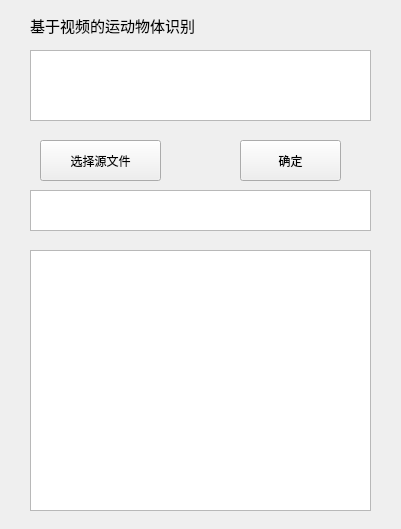
<?xml version="1.0" encoding="UTF-8"?>
<ui version="4.0">
 <class>Widget</class>
 <widget class="QWidget" name="Widget">
  <property name="geometry">
   <rect>
    <x>0</x>
    <y>0</y>
    <width>401</width>
    <height>529</height>
   </rect>
  </property>
  <property name="windowTitle">
   <string>Widget</string>
  </property>
  <widget class="QPushButton" name="chooseFileButton">
   <property name="geometry">
    <rect>
     <x>40</x>
     <y>140</y>
     <width>121</width>
     <height>41</height>
    </rect>
   </property>
   <property name="font">
    <font>
     <family>Microsoft YaHei UI</family>
     <pointsize>9</pointsize>
    </font>
   </property>
   <property name="text">
    <string>选择源文件</string>
   </property>
   <property name="autoDefault">
    <bool>true</bool>
   </property>
  </widget>
  <widget class="QGraphicsView" name="graphicsView">
   <property name="geometry">
    <rect>
     <x>30</x>
     <y>250</y>
     <width>341</width>
     <height>261</height>
    </rect>
   </property>
  </widget>
  <widget class="QLabel" name="label">
   <property name="geometry">
    <rect>
     <x>30</x>
     <y>0</y>
     <width>331</width>
     <height>51</height>
    </rect>
   </property>
   <property name="font">
    <font>
     <family>Microsoft YaHei</family>
     <pointsize>11</pointsize>
     <kerning>true</kerning>
    </font>
   </property>
   <property name="text">
    <string>基于视频的运动物体识别</string>
   </property>
  </widget>
  <widget class="QTextBrowser" name="showPath">
   <property name="geometry">
    <rect>
     <x>30</x>
     <y>50</y>
     <width>341</width>
     <height>71</height>
    </rect>
   </property>
   <property name="font">
    <font>
     <family>Microsoft YaHei</family>
     <pointsize>8</pointsize>
    </font>
   </property>
  </widget>
  <widget class="QPushButton" name="Confirm">
   <property name="geometry">
    <rect>
     <x>240</x>
     <y>140</y>
     <width>101</width>
     <height>41</height>
    </rect>
   </property>
   <property name="font">
    <font>
     <family>Microsoft YaHei</family>
     <pointsize>9</pointsize>
    </font>
   </property>
   <property name="text">
    <string>确定</string>
   </property>
  </widget>
  <widget class="QTextBrowser" name="MatchFound">
   <property name="geometry">
    <rect>
     <x>30</x>
     <y>190</y>
     <width>341</width>
     <height>41</height>
    </rect>
   </property>
  </widget>
 </widget>
 <layoutdefault spacing="6" margin="11"/>
 <resources/>
 <connections/>
</ui>
